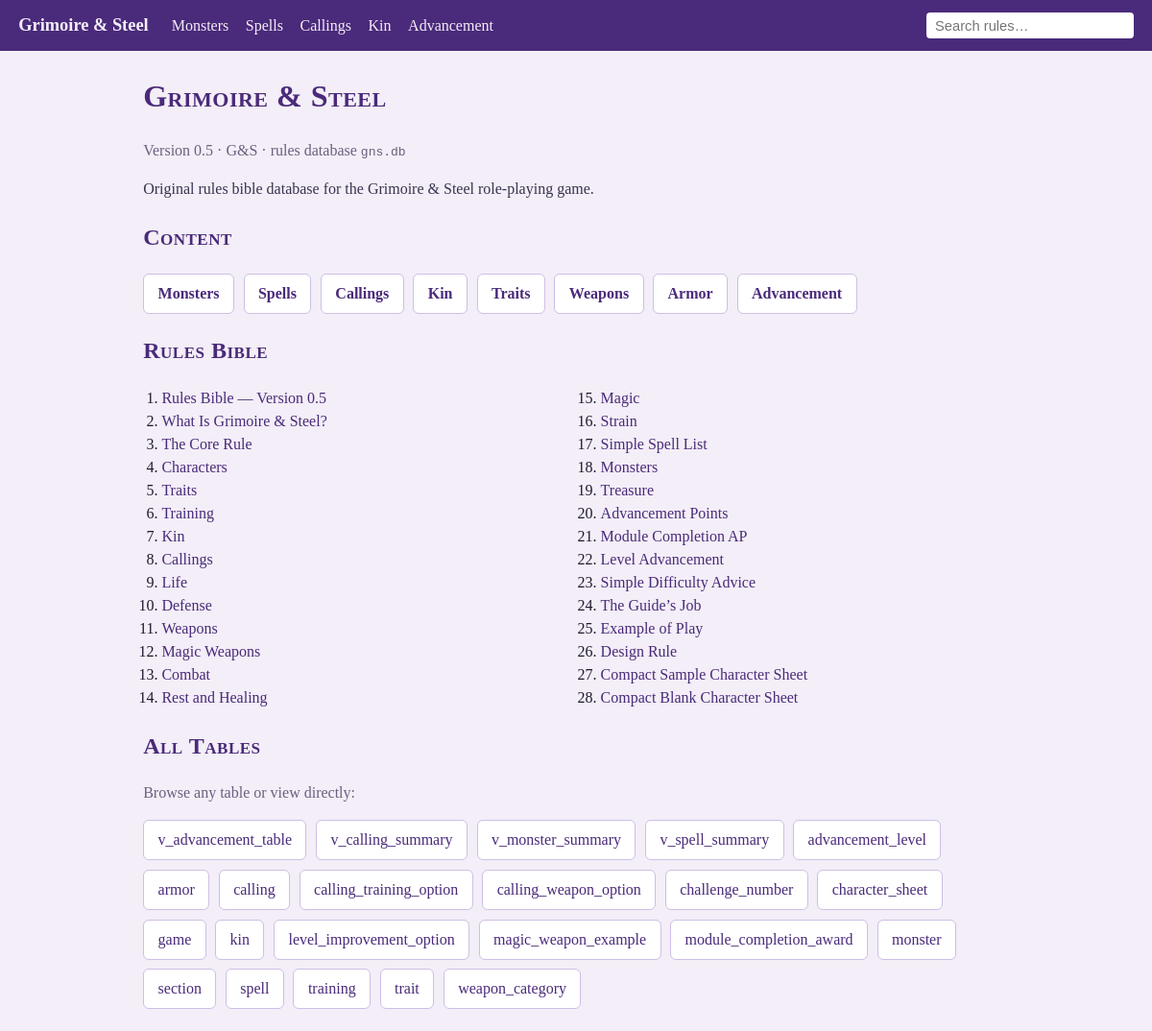
The page / on the database its author committed.
### tables this page shows
CREATE TABLE game (
    game_id INTEGER PRIMARY KEY CHECK (game_id = 1),
    title TEXT NOT NULL UNIQUE,
    abbreviation TEXT NOT NULL UNIQUE,
    version TEXT NOT NULL,
    source_file TEXT NOT NULL,
    source_sha256 TEXT NOT NULL,
    created_utc TEXT NOT NULL,
    notes TEXT NOT NULL
) STRICT;

CREATE TABLE section (
    section_id INTEGER PRIMARY KEY,
    section_number INTEGER,
    title TEXT NOT NULL,
    heading TEXT NOT NULL,
    slug TEXT NOT NULL UNIQUE,
    body_markdown TEXT NOT NULL,
    sort_order INTEGER NOT NULL UNIQUE,
    CHECK (sort_order > 0)
) STRICT;

### app/app.py (the view)
@app.route("/")
def index():
    db = get_db()
    game = db.execute("SELECT * FROM game WHERE game_id = 1").fetchone()
    sections = db.execute(
        "SELECT section_number, title, slug FROM section ORDER BY sort_order"
    ).fetchall()
    return render_template(
        "index.html",
        game=game,
        sections=sections,
        content_pages=CONTENT_PAGES,
        tables=listable_objects(db),
    )

### app/app.py (called while the page is built)
@app.after_request
def allow_local_control(resp):
    resp.headers["Access-Control-Allow-Origin"] = "*"
    return resp

def get_db():
    if "db" not in g:
        if not DB.exists():
            raise RuntimeError(f"{DB} not found - run 'py gns/build/load_gns.py' first.")
        g.db = sqlite3.connect(DB)
        g.db.row_factory = sqlite3.Row
    return g.db

def listable_objects(db):
    rows = db.execute(
        "SELECT name, type FROM sqlite_master "
        "WHERE type IN ('table','view') AND name NOT LIKE 'sqlite_%' "
        "ORDER BY type DESC, name"
    ).fetchall()
    skip = ("section_fts", "rules_search")
    return [
        r["name"]
        for r in rows
        if r["name"] not in skip
        and not any(r["name"].endswith(s) for s in ("_config", "_content", "_data", "_docsize", "_idx"))
    ]

### app/templates/index.html
{% extends "base.html" %}
{% block content %}
  <h1>{{ game['title'] }}</h1>
  <p class="muted">
    Version {{ game['version'] }} &middot; {{ game['abbreviation'] }} &middot;
    rules database <code>gns.db</code>
  </p>
  <p class="desc">{{ game['notes'] }}</p>
  <h2>Content</h2>
  <div class="cards">
    {% for key, page in content_pages.items() %}
      <a href="{{ url_for('content_' ~ key) }}">{{ page[0] }}</a>
    {% endfor %}
  </div>
  <h2>Rules Bible</h2>
  <ol class="sections">
    {% for s in sections %}
      <li><a href="{{ url_for('section', slug=s['slug']) }}">{{ s['title'] }}</a></li>
    {% endfor %}
  </ol>
  <h2>All Tables</h2>
  <p class="muted">Browse any table or view directly:</p>
  <div class="cards">
    {% for t in tables %}
      <a href="{{ url_for('table', name=t) }}" style="font-weight:normal">{{ t }}</a>
    {% endfor %}
  </div>
{% endblock %}

### app/templates/base.html (shortened to what this page needs)
<!doctype html>
<html lang="en">
<head>
</head>
<body>
  <header>
    <a class="brand" href="{{ url_for('index') }}">Grimoire &amp; Steel</a>
    <a href="{{ url_for('content_monsters') }}">Monsters</a>
    <a href="{{ url_for('content_spells') }}">Spells</a>
    <a href="{{ url_for('content_callings') }}">Callings</a>
    <a href="{{ url_for('content_kin') }}">Kin</a>
    <a href="{{ url_for('content_advancement') }}">Advancement</a>
    <form class="nav-search" method="get" action="{{ url_for('search') }}">
      <input type="text" name="q" placeholder="Search rules…" value="{{ q or '' }}">
    </form>
  </header>
  <main>
    {% block content %}{% endblock %}
  </main>
</body>
</html>

### app/templates/base.html (style rules this page uses)
:root { --ink:#211a30; --paper:#f3eef7; --accent:#4a2a7a; --accent2:#7a1f12; }
* { box-sizing: border-box; }
body { margin:0; font-family: Georgia, "Times New Roman", serif; background: var(--paper); color: var(--ink); line-height:1.5; }
header { background: var(--accent); color:#f3eef7; padding:.8rem 1.2rem; display:flex; flex-wrap:wrap; align-items:center; gap:.2rem 1.1rem; }
header a { color:#f3eef7; text-decoration:none; }
header .brand { font-weight:bold; font-size:1.15rem; margin-right:.4rem; }
header form.nav-search { margin-left:auto; }
header form.nav-search input { padding:.32rem .55rem; border:none; border-radius:4px; font-size:.92rem; min-width:180px; }
main { max-width: 940px; margin: 1.4rem auto; padding: 0 1.2rem; }
h1,h2 { font-variant: small-caps; letter-spacing:.5px; color:var(--accent); }
.muted { color:#6b6080; }
.desc { color:#3a3350; }
.cards { display:flex; flex-wrap:wrap; gap:.6rem; margin:1rem 0; }
.cards a { display:inline-block; padding:.5rem .9rem; background:#fff; color:var(--accent); border:1px solid #cdbfe6; border-radius:6px; text-decoration:none; font-weight:bold; }
ol.sections { columns:2; gap:2rem; padding-left:1.2rem; }
ol.sections a { color:var(--accent); text-decoration:none; }

### rows shown on the page
game: title "Grimoire & Steel", version "0.5", abbreviation "G&S", notes "Original rules bible database for the Grimoire & Steel role-playing game."
section: title "Rules Bible — Version 0.5"
section: title "What Is Grimoire & Steel?"
section: title "The Core Rule"
section: title "Characters"
section: title "Traits"
section: title "Training"
section: title "Kin"
section: title "Callings"
section: title "Life"
section: title "Defense"
section: title "Weapons"
section: title "Magic Weapons"
section: title "Combat"
section: title "Rest and Healing"
section: title "Magic"
section: title "Strain"
section: title "Simple Spell List"
section: title "Monsters"
section: title "Treasure"
section: title "Advancement Points"
section: title "Module Completion AP"
section: title "Level Advancement"
section: title "Simple Difficulty Advice"
section: title "The Guide’s Job"
section: title "Example of Play"
section: title "Design Rule"
section: title "Compact Sample Character Sheet"
section: title "Compact Blank Character Sheet"

### other values the page prints
{{ page[0] }} "Monsters" "Spells" "Callings" "Kin" "Traits" "Weapons" "Armor" "Advancement"
{{ t }} "v_advancement_table" "v_calling_summary" "v_monster_summary" "v_spell_summary" "advancement_level" "armor" "calling" "calling_training_option" "calling_weapon_option" "challenge_number" "character_sheet" "game" "kin" "level_improvement_option" "magic_weapon_example" "module_completion_award" "monster" "section" "spell" "training" "trait" "weapon_category"
